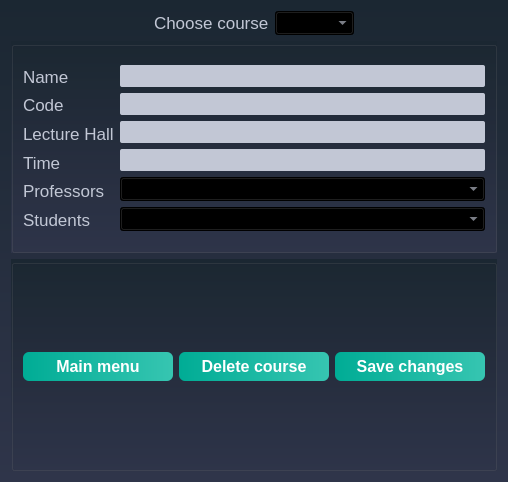
<?xml version="1.0" encoding="UTF-8"?>
<ui version="4.0">
 <class>EditCourse</class>
 <widget class="QDialog" name="EditCourse">
  <property name="geometry">
   <rect>
    <x>0</x>
    <y>0</y>
    <width>508</width>
    <height>482</height>
   </rect>
  </property>
  <property name="windowTitle">
   <string>Edit/Display Course</string>
  </property>
  <property name="styleSheet">
   <string notr="true">/*-----QWidget-----*/
QWidget
{
	background-color: qlineargradient(spread:repeat, x1:1, y1:0, x2:1, y2:1, stop:0 rgba(27, 39, 50, 255),stop:1 rgba(47, 53, 74, 255));
	color: #000000;

}


/*-----QLabel-----*/
QLabel
{
	background-color: transparent;
	color: #c2c7d5;
	font-size: 17px;

}


/*-----QPushButton-----*/
QPushButton
{
	background-color: qlineargradient(spread:pad, x1:0, y1:0.511, x2:1, y2:0.511, stop:0 rgba(0, 172, 149, 255),stop:0.995192 rgba(54, 197, 177, 255));
	color: #fff;
	font-size: 16px;
	font-weight: bold;
	border: none;
	border-radius: 6px;
	padding: 5px;

horizontal stretch: expanding;

}


QPushButton::pressed
{
	background-color: qlineargradient(spread:pad, x1:0, y1:0.511, x2:1, y2:0.511, stop:0 rgba(0, 207, 179, 255),stop:1 rgba(70, 255, 230, 255));

}


/*-----QCheckBox-----*/
QCheckBox
{
	background-color: transparent;
	color: #fff;
	font-size: 10px;
	font-weight: bold;
	border: none;
	border-radius: 5px;

}


/*-----QCheckBox-----*/
QCheckBox::indicator
{
    color: #b1b1b1;
    background-color: #323232;
    border: 1px solid darkgray;
    width: 12px;
    height: 12px;

}


QCheckBox::indicator:checked
{
    image:url(&quot;./ressources/check.png&quot;);
	background-color: qlineargradient(spread:pad, x1:0, y1:0.511, x2:1, y2:0.511, stop:0 rgba(0, 172, 149, 255),stop:0.995192 rgba(54, 197, 177, 255));;
    border: 1px solid #607cff;

}


QCheckBox::indicator:unchecked:hover
{
    border: 1px solid #08b099;

}


QCheckBox::disabled
{
	color: #656565;

}


QCheckBox::indicator:disabled
{
	background-color: #656565;
	color: #656565;
    border: 1px solid #656565;

}


/*-----QLineEdit-----*/
QLineEdit
{
	background-color: #c2c7d5;
	color: #000;
	font-weight: bold;
	border: none;
	border-radius: 2px;
	padding: 3px;

}


/*-----QListView-----*/
QListView
{
	background-color: qlineargradient(spread:pad, x1:1, y1:0, x2:1, y2:1, stop:0 rgba(50, 61, 80, 255),stop:1 rgba(44, 49, 69, 255));
	color: #fff;
	font-size: 12px;
	font-weight: bold;
	border: 1px solid #191919;
	show-decoration-selected: 0;

}


QListView::item
{
	color: #31cecb;
	background-color: #454e5e;
	border: none;
	padding: 5px;
	border-radius: 0px;
	padding-left : 10px;
	height: 42px;

}

QListView::item:selected
{
	color: #31cecb;
	background-color: #454e5e;

}


QListView::item:!selected
{
	color:white;
	background-color: transparent;
	border: none;
	padding-left : 10px;

}


QListView::item:!selected:hover
{
	color: #bbbcba;
	background-color: #454e5e;
	border: none;
	padding-left : 10px;

}


/*-----QTreeView-----*/
QTreeView 
{
	background-color: #232939;
	show-decoration-selected: 0;
	color: #c2c8d7;

}


QTreeView::item 
{
	border-top-color: transparent;
	border-bottom-color: transparent;

}


QTreeView::item:hover 
{
	background-color: #606060;
	color: #fff;

}


QTreeView::item:selected 
{
	background-color: #0ab19a;
	color: #fff;

}


QTreeView::item:selected:active
{
	background-color: #0ab19a;
	color: #fff;

}


QTreeView::branch:has-children:!has-siblings:closed,
QTreeView::branch:closed:has-children:has-siblings 
{
	image: url(://tree-closed.png);

}

QTreeView::branch:open:has-children:!has-siblings,
QTreeView::branch:open:has-children:has-siblings  
{
	image: url(://tree-open.png);

}


/*-----QTableView &amp; QTableWidget-----*/
QTableView
{
    background-color: #232939;
	border: 1px solid gray;
    color: #f0f0f0;
    gridline-color: #232939;
    outline : 0;

}


QTableView::disabled
{
    background-color: #242526;
    border: 1px solid #32414B;
    color: #656565;
    gridline-color: #656565;
    outline : 0;

}


QTableView::item:hover 
{
    background-color: #606060;
    color: #f0f0f0;

}


QTableView::item:selected 
{
	background-color: #0ab19a;
    color: #F0F0F0;

}


QTableView::item:selected:disabled
{
    background-color: #1a1b1c;
    border: 2px solid #525251;
    color: #656565;

}


QTableCornerButton::section
{
	background-color: #343a49;
    color: #fff;

}


QHeaderView::section
{
	color: #fff;
	border-top: 0px;
	border-bottom: 1px solid gray;
	border-right: 1px solid gray;
	background-color: #343a49;
    margin-top:1px;
	margin-bottom:1px;
	padding: 5px;

}


QHeaderView::section:disabled
{
    background-color: #525251;
    color: #656565;

}


QHeaderView::section:checked
{
    color: #fff;
    background-color: #0ab19a;

}


QHeaderView::section:checked:disabled
{
    color: #656565;
    background-color: #525251;

}


QHeaderView::section::vertical::first,
QHeaderView::section::vertical::only-one
{
    border-top: 1px solid #353635;

}


QHeaderView::section::vertical
{
    border-top: 1px solid #353635;

}


QHeaderView::section::horizontal::first,
QHeaderView::section::horizontal::only-one
{
    border-left: 1px solid #353635;

}


QHeaderView::section::horizontal
{
    border-left: 1px solid #353635;

}


/*-----QScrollBar-----*/
QScrollBar:horizontal 
{
    background-color: transparent;
    height: 8px;
    margin: 0px;
    padding: 0px;

}


QScrollBar::handle:horizontal 
{
    border: none;
	min-width: 100px;
    background-color: #56576c;

}


QScrollBar::add-line:horizontal, 
QScrollBar::sub-line:horizontal,
QScrollBar::add-page:horizontal, 
QScrollBar::sub-page:horizontal 
{
    width: 0px;
    background-color: transparent;

}


QScrollBar:vertical 
{
    background-color: transparent;
    width: 8px;
    margin: 0;

}


QScrollBar::handle:vertical 
{
    border: none;
	min-height: 100px;
    background-color: #56576c;

}


QScrollBar::add-line:vertical, 
QScrollBar::sub-line:vertical,
QScrollBar::add-page:vertical, 
QScrollBar::sub-page:vertical 
{
    height: 0px;
    background-color: transparent;

}

QComboBox
{
color:#c2c7d5;

	font-size: 14px;
}

QGroupBox{
color:#c2c7d5;
}</string>
  </property>
  <layout class="QVBoxLayout" name="verticalLayout">
   <item>
    <layout class="QHBoxLayout" name="horizontalLayout">
     <item>
      <spacer name="horizontalSpacer">
       <property name="orientation">
        <enum>Qt::Horizontal</enum>
       </property>
       <property name="sizeHint" stdset="0">
        <size>
         <width>40</width>
         <height>20</height>
        </size>
       </property>
      </spacer>
     </item>
     <item>
      <widget class="QLabel" name="label">
       <property name="text">
        <string>Choose course</string>
       </property>
      </widget>
     </item>
     <item>
      <widget class="QComboBox" name="comboBox_Course"/>
     </item>
     <item>
      <spacer name="horizontalSpacer_2">
       <property name="orientation">
        <enum>Qt::Horizontal</enum>
       </property>
       <property name="sizeHint" stdset="0">
        <size>
         <width>40</width>
         <height>20</height>
        </size>
       </property>
      </spacer>
     </item>
    </layout>
   </item>
   <item>
    <widget class="QGroupBox" name="groupBox">
     <property name="title">
      <string/>
     </property>
     <layout class="QVBoxLayout" name="verticalLayout_4">
      <item>
       <layout class="QHBoxLayout" name="horizontalLayout_2">
        <item>
         <layout class="QVBoxLayout" name="verticalLayout_3">
          <item>
           <widget class="QLabel" name="label_2">
            <property name="text">
             <string>Name</string>
            </property>
           </widget>
          </item>
          <item>
           <widget class="QLabel" name="label_3">
            <property name="text">
             <string>Code</string>
            </property>
           </widget>
          </item>
          <item>
           <widget class="QLabel" name="label_4">
            <property name="text">
             <string>Lecture Hall</string>
            </property>
           </widget>
          </item>
          <item>
           <widget class="QLabel" name="label_5">
            <property name="text">
             <string>Time</string>
            </property>
           </widget>
          </item>
          <item>
           <widget class="QLabel" name="label_6">
            <property name="text">
             <string>Professors</string>
            </property>
           </widget>
          </item>
          <item>
           <widget class="QLabel" name="label_7">
            <property name="text">
             <string>Students</string>
            </property>
           </widget>
          </item>
         </layout>
        </item>
        <item>
         <layout class="QVBoxLayout" name="verticalLayout_2">
          <item>
           <widget class="QLineEdit" name="lineEdit_Name">
            <property name="sizePolicy">
             <sizepolicy hsizetype="Expanding" vsizetype="Fixed">
              <horstretch>0</horstretch>
              <verstretch>0</verstretch>
             </sizepolicy>
            </property>
            <property name="text">
             <string/>
            </property>
           </widget>
          </item>
          <item>
           <widget class="QLineEdit" name="lineEdit_Code">
            <property name="sizePolicy">
             <sizepolicy hsizetype="Expanding" vsizetype="Fixed">
              <horstretch>0</horstretch>
              <verstretch>0</verstretch>
             </sizepolicy>
            </property>
            <property name="text">
             <string/>
            </property>
           </widget>
          </item>
          <item>
           <widget class="QLineEdit" name="lineEdit_LecHall">
            <property name="sizePolicy">
             <sizepolicy hsizetype="Expanding" vsizetype="Fixed">
              <horstretch>0</horstretch>
              <verstretch>0</verstretch>
             </sizepolicy>
            </property>
            <property name="text">
             <string/>
            </property>
           </widget>
          </item>
          <item>
           <widget class="QLineEdit" name="lineEdit_Time">
            <property name="sizePolicy">
             <sizepolicy hsizetype="Expanding" vsizetype="Fixed">
              <horstretch>0</horstretch>
              <verstretch>0</verstretch>
             </sizepolicy>
            </property>
            <property name="text">
             <string/>
            </property>
            <property name="readOnly">
             <bool>false</bool>
            </property>
           </widget>
          </item>
          <item>
           <widget class="QComboBox" name="comboBox_Professors">
            <property name="sizePolicy">
             <sizepolicy hsizetype="Expanding" vsizetype="Fixed">
              <horstretch>0</horstretch>
              <verstretch>0</verstretch>
             </sizepolicy>
            </property>
           </widget>
          </item>
          <item>
           <widget class="QComboBox" name="comboBox_Students">
            <property name="sizePolicy">
             <sizepolicy hsizetype="Expanding" vsizetype="Fixed">
              <horstretch>0</horstretch>
              <verstretch>0</verstretch>
             </sizepolicy>
            </property>
           </widget>
          </item>
         </layout>
        </item>
       </layout>
      </item>
     </layout>
    </widget>
   </item>
   <item>
    <widget class="QGroupBox" name="groupBox_2">
     <property name="title">
      <string/>
     </property>
     <layout class="QHBoxLayout" name="horizontalLayout_8">
      <item>
       <widget class="QPushButton" name="pushButton_Mainmenu">
        <property name="text">
         <string>Main menu</string>
        </property>
       </widget>
      </item>
      <item>
       <widget class="QPushButton" name="pushButton_Deletecourse">
        <property name="font">
         <font>
          <family>.AppleSystemUIFont</family>
          <pointsize>-1</pointsize>
          <bold>true</bold>
         </font>
        </property>
        <property name="text">
         <string>Delete course</string>
        </property>
       </widget>
      </item>
      <item>
       <widget class="QPushButton" name="pushButton_Save">
        <property name="text">
         <string>Save changes</string>
        </property>
       </widget>
      </item>
     </layout>
    </widget>
   </item>
  </layout>
 </widget>
 <resources/>
 <connections/>
</ui>
